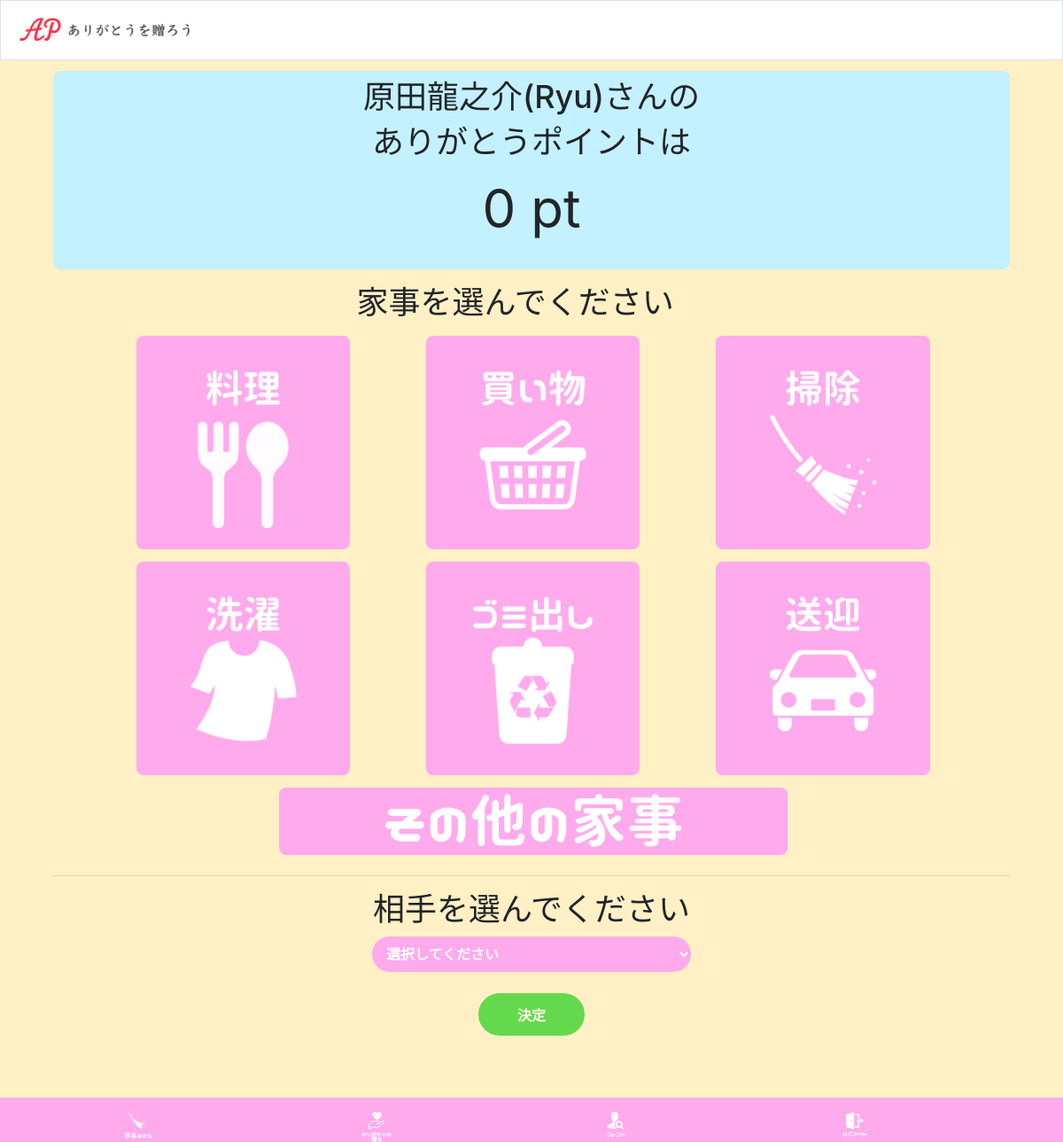
The page /home (signed in) on the database as committed earlier.
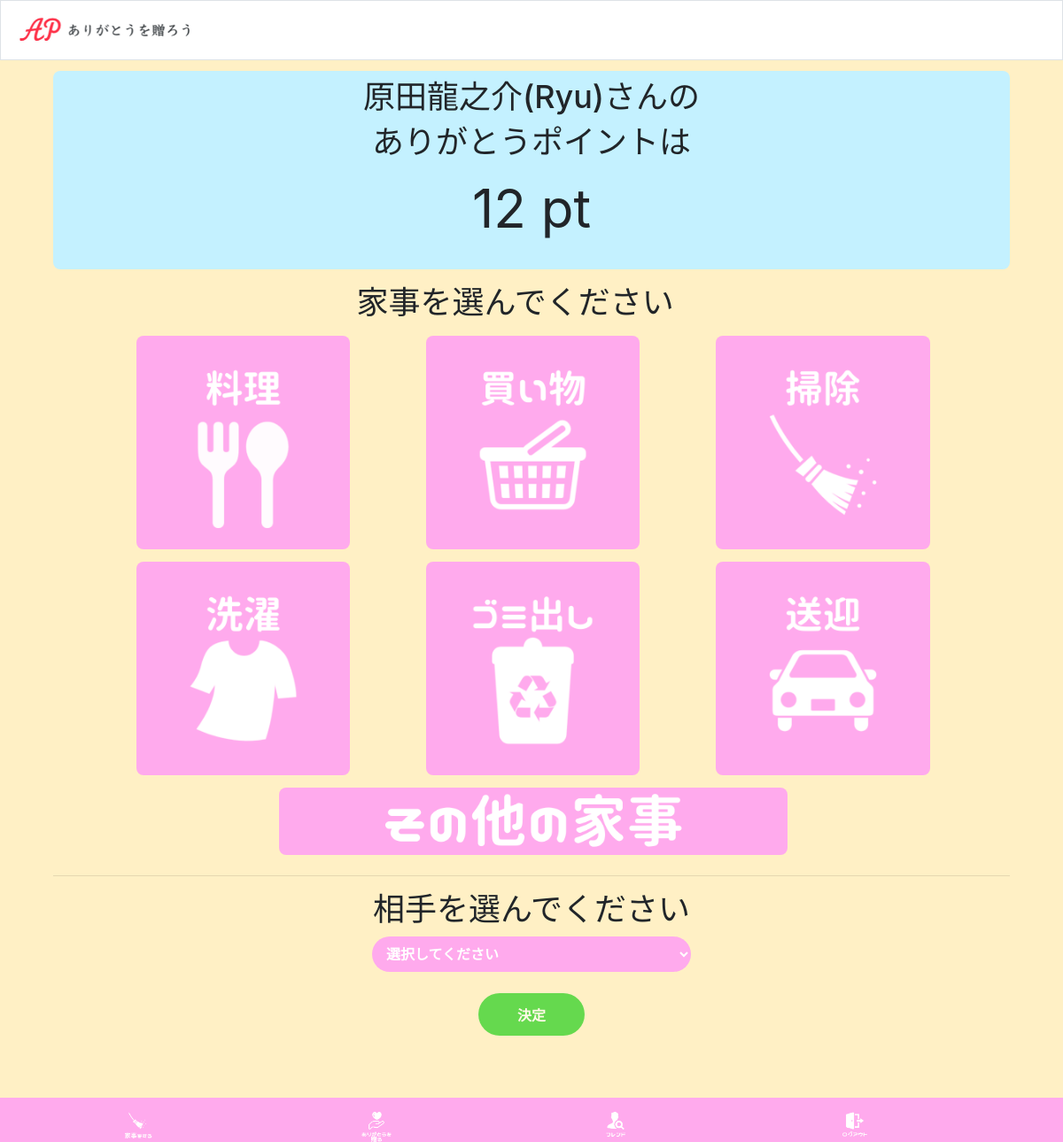
The same page on the database as committed later.
### tables this page shows
CREATE TABLE 'users' (
id VARCHAR PRIMARY KEY,
name TEXT NOT NULL,
point INTEGER,
image_url VARCHAR,
created_at TIMESTAMP NOT NULL DEFAULT CURRENT_TIMESTAMP,
updated_at TIMESTAMP NOT NULL DEFAULT CURRENT_TIMESTAMP,
last_login_date TIMESTAMP NOT NULL DEFAULT CURRENT_TIMESTAMP
);

### application.py (the view)
@app.route("/home", methods=["GET", "POST"])
def home():
    conn = sqlite3.connect("thank.db", check_same_thread=False)
    db = conn.cursor()
    if 'id' not in session:
        return redirect('/')
    else:
        print("$$$$$")
        db.execute("SELECT name FROM users WHERE id = ?", (session["id"], ))
        username = db.fetchall()
        db.execute("SELECT point FROM users WHERE id = ?", (session["id"], ))
        now_points = db.fetchall()
        db.execute("SELECT name FROM users WHERE id IN (SELECT partner_id FROM friends WHERE user_id = ?)", (session["id"], ))
        try:
            friends_name = db.fetchall()
        except IndexError:
            friends_name = db.fetchall()
        print("フレンド", friends_name)
        print(username, now_points, friends_name)
        conn.close()
        return render_template("home.html", username=username, point=now_points, friends_name=friends_name)

### templates/home.html (shortened to what this page needs)
{%- extends "header.html" %}
{%- block main %}
<!DOCTYPE html>
<html lang="en">
<head>
    <link rel="stylesheet" href="static/css/home.css">
</head>
<body>
    <div class="container">
        <div class="display_point">
            <h2>{{ username[0][0] }}さんの</h2>
            <h2>ありがとうポイントは</h2>
            <p> {{  point[0][0] }} pt</p>
        </div>
        <div class="selection">
            <div class="housework_select">
                <h2>家事を選んでください</h2>
                <ul>
                    <li><div id="cooking" class="btn"><img src="../static/img/cooking.png"></div></li>
                    <li><div id="shopping" class="btn"><img src="../static/img/shopping.png"></div></li>
                    <li><div id="cleaning" class="btn"><img src="../static/img/cleaning.png"></div></li>
                </ul>
                <ul>
                    <li><div id="washing" class="btn"><img src="../static/img/washing.png"></div></li>
                    <li><div id="garbage" class="btn"><img src="../static/img/garbage.png"></div></li>
                    <li><div id="transfer" class="btn"><img src="../static/img/transfer.png"></div></li>
                </ul>
                <ul>
                    <li><div id="others" class="btn"><img src="../static/img/others.png"></div></li>
                </ul>
            </div>
            <hr>
            <div class="partner_select">
                <h2>相手を選んでください</h2>
                    <select name="friend" id="friend_name">
                        <option hidden>選択してください</option>
                    </select>
            </div>
            <div id="decision" class="btn">決定</div>
        </div>
    </div>
</body>
</html>
{%- endblock %}

### templates/header.html (shortened to what this page needs)
<!DOCTYPE html>
<html lang="en">
    <head>
        <link rel="stylesheet" href="https://cdn.jsdelivr.net/npm/bootstrap@4.5.3/dist/css/bootstrap.min.css">
        <link rel="stylesheet" href="static/css/header.css">
    </head>
    <body>
        <header>
            <nav class="navbar navbar-expand-md navbar-light bg-white border ">
                <div class="navbar-collapse" id="navbar">
                    <a href="/home"><img src="static/img/thankyou.png" id="header_icon"></a>
                </div>
            </nav>
        </header>
        <main class="container">
            {% block main %}{% endblock %}
        </main>
        <footer>
            <div class="d-flex bd-highlight">
              <div class="flex-fill bd-highlight text-center"><a href="/home"><img src="static/img/houseworks.png" id="footer_icon"></a></div>
              <div class="flex-fill bd-highlight text-center"><a href="/point"><img src="static/img/point.png" id="footer_icon"></a></div>
              <div class="flex-fill bd-highlight text-center"><a href="/friend"><img src="static/img/friend.png" id="footer_icon"></a></div>
              <div class="flex-fill bd-highlight text-center"><a href="/logout"><img src="static/img/logout.png" id="footer_icon"></a></div>
            </div>
        </footer>
    </body>

### static/css/header.css (style rules this page uses)
nav { height: 10%; }
#header_icon { height: 50px; text-align: left; }
footer { position: fixed; bottom: 0; left: 0; width: 100%; height: 50px; background-color: #FFAAED; padding-right: 10vw; padding-top: 1vw; }
body { width: 100%; overflow: auto; }
#footer_icon { height: 40px; position: absolute; }
main { padding-bottom: 15vh; }

### static/css/home.css (style rules this page uses)
body { background-color: #FFF0C5; }
.container { text-align: center; margin-top: 1.5vh; }
h2 { font-size: 3vw; }
.display_point { background-color: #C4F1FF; height: auto; padding-top: 1vh; padding-bottom: 1vh; border-radius: 1vh; }
.display_point p { font-size: 5vw; }
.housework_select { margin-top: 2vh; margin-bottom: 2vh; margin-right: 2.3em; }
.housework_select ul { display: flex; margin: 0 1%; list-style: none; }
.housework_select img { width: 80%; border-radius: 1vh; }
#others img { width: 60%; border-radius: 1vh; }
.btn { cursor: pointer; user-select: none; }
.partner_select select { cursor: pointer; user-select: none; background-color: #FFAAED; width: 30vw; height: 5vh; font-weight: bold; border: none; border-radius: 5em; margin-bottom: 3vh; color: white; padding-left: 1vw; }
#decision { background-color: #00CB00; width: 10vw; height: 6vh; padding-top: 1.5vh; font-weight: bold; border-radius: 5em; color: white; }
.inactive { opacity: 0.6; }

Rows that differ between the two databases and show on the page:
changed users "原田龍之介(Ryu)": point "0" → "12"
